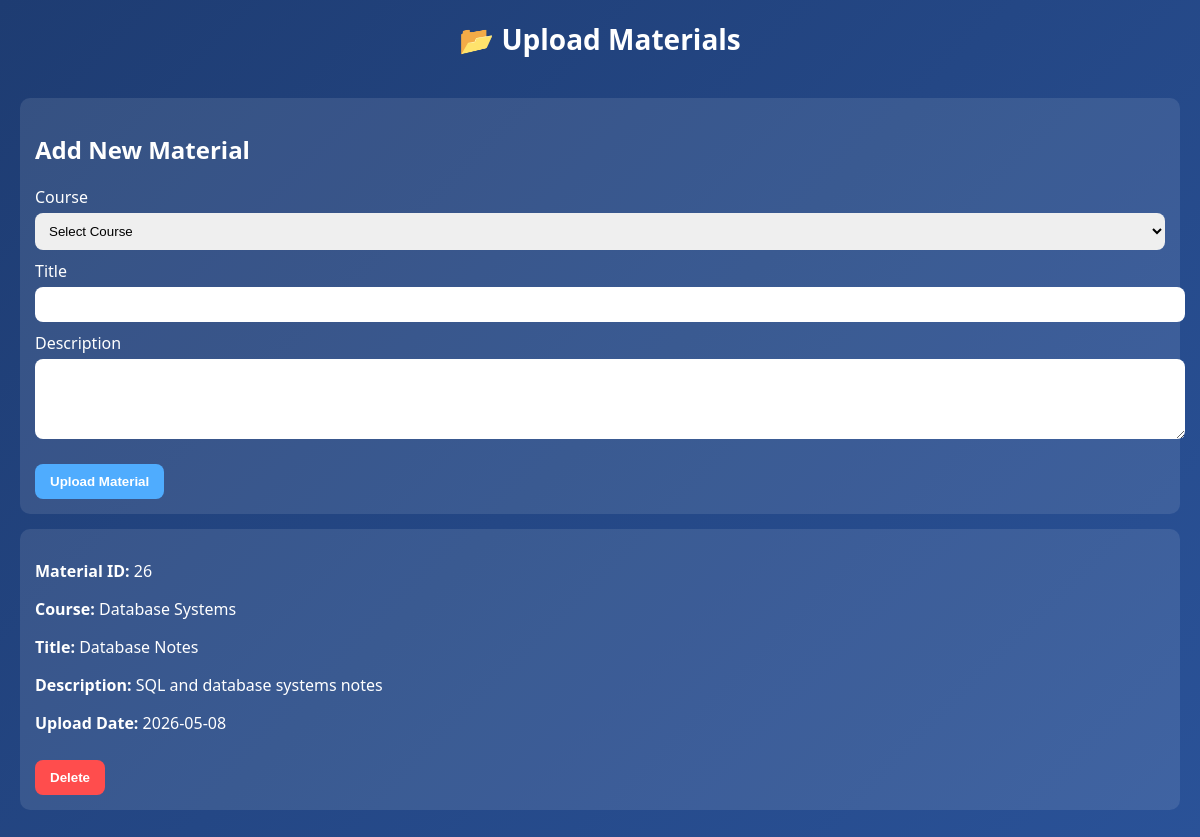
The app's page /upload-material.php (signed in) with its own data.
### tables this page shows
CREATE TABLE `material` (
  `material_id` int(11) NOT NULL AUTO_INCREMENT,
  `title` varchar(100) NOT NULL,
  `description` text DEFAULT NULL,
  `course_id` int(11) DEFAULT NULL,
  `topic_id` int(11) DEFAULT NULL,
  `upload_date` date DEFAULT NULL,
  `file_link` varchar(255) DEFAULT NULL,
  PRIMARY KEY (`material_id`),
  KEY `fk_material_topic` (`course_id`,`topic_id`),
  CONSTRAINT `fk_material_topic` FOREIGN KEY (`course_id`, `topic_id`) REFERENCES `topic` (`course_id`, `topic_id`) ON DELETE CASCADE ON UPDATE CASCADE
);

CREATE TABLE `course` (
  `course_id` int(11) NOT NULL AUTO_INCREMENT,
  `credit_hours` int(11) NOT NULL CHECK (`credit_hours` > 0),
  `course_name` varchar(100) NOT NULL,
  `dep_id` int(11) DEFAULT NULL,
  `instructor_id` int(11) DEFAULT NULL,
  PRIMARY KEY (`course_id`),
  KEY `dep_id` (`dep_id`),
  KEY `instructor_id` (`instructor_id`),
  CONSTRAINT `course_ibfk_1` FOREIGN KEY (`dep_id`) REFERENCES `department` (`dep_id`) ON DELETE SET NULL ON UPDATE CASCADE,
  CONSTRAINT `course_ibfk_2` FOREIGN KEY (`instructor_id`) REFERENCES `instructor` (`instructor_id`) ON DELETE SET NULL ON UPDATE CASCADE
);

### upload-material.php (the view, shortened to what this page needs)
<?php
$conn = new mysqli("localhost", "root", "", "university_academic_support_system");
$instructor_id = $_SESSION['instructor_id'];
$sql = "
SELECT
    m.material_id,
    m.title,
    m.description,
    m.upload_date,
    c.course_name
FROM material m
JOIN course c
ON m.course_id = c.course_id
WHERE c.instructor_id = '$instructor_id'
";
$result = $conn->query($sql);
?>
<!DOCTYPE html>
<html>
<head>
</head>
<body>
<div class="header">📂 Upload Materials</div>
<div class="container">
<div class="card">
<h2>Add New Material</h2>
<form method="POST">
    <label>Course</label>
    <select name="course_id" required>
        <option value="">Select Course</option>
    </select>
    <label>Title</label>
    <input type="text" name="title" required>
    <label>Description</label>
    <textarea name="description" rows="4" required></textarea>
    <button type="submit" name="upload">Upload Material</button>
</form>
</div>
<?php
if($result->num_rows > 0){
    while($row = $result->fetch_assoc()){
?>
<div class="card">
    <p><b>Material ID:</b> <?php echo $row['material_id']; ?></p>
    <p><b>Course:</b> <?php echo $row['course_name']; ?></p>
    <p><b>Title:</b> <?php echo $row['title']; ?></p>
    <p><b>Description:</b> <?php echo $row['description']; ?></p>
    <p><b>Upload Date:</b> <?php echo $row['upload_date']; ?></p>
    <a href="<?php echo $_SERVER['PHP_SELF']; ?>?delete=<?php echo $row['material_id']; ?>"
       onclick="return confirm('Delete this material?');">
        <button type="button" class="delete">Delete</button>
    </a>
</div>
<?php
    }
}else{
    echo "<p>No materials found.</p>";
}
?>
</div>
</body>
</html>

### upload-material.php (style rules this page uses)
body { margin:0;font-family:Segoe UI;background:linear-gradient(135deg,#1e3c72,#2a5298);color:white }
.header { text-align:center;padding:20px;font-size:28px;font-weight:bold }
.container { padding:20px }
.card { background:rgba(255,255,255,0.1);padding:15px;border-radius:10px;margin-bottom:15px }
input, textarea, select { width:100%;padding:10px;margin-top:5px;margin-bottom:10px;border:none;border-radius:8px }
button { margin-top:10px;padding:10px 15px;border:none;border-radius:8px;background:#4facfe;color:white;font-weight:bold;cursor:pointer }
.delete { background:#ff4d4d }

### records on screen
material: material_id "26", course.course_name "Database Systems", title "Database Notes", description "SQL and database systems notes", upload_date "2026-05-08"
